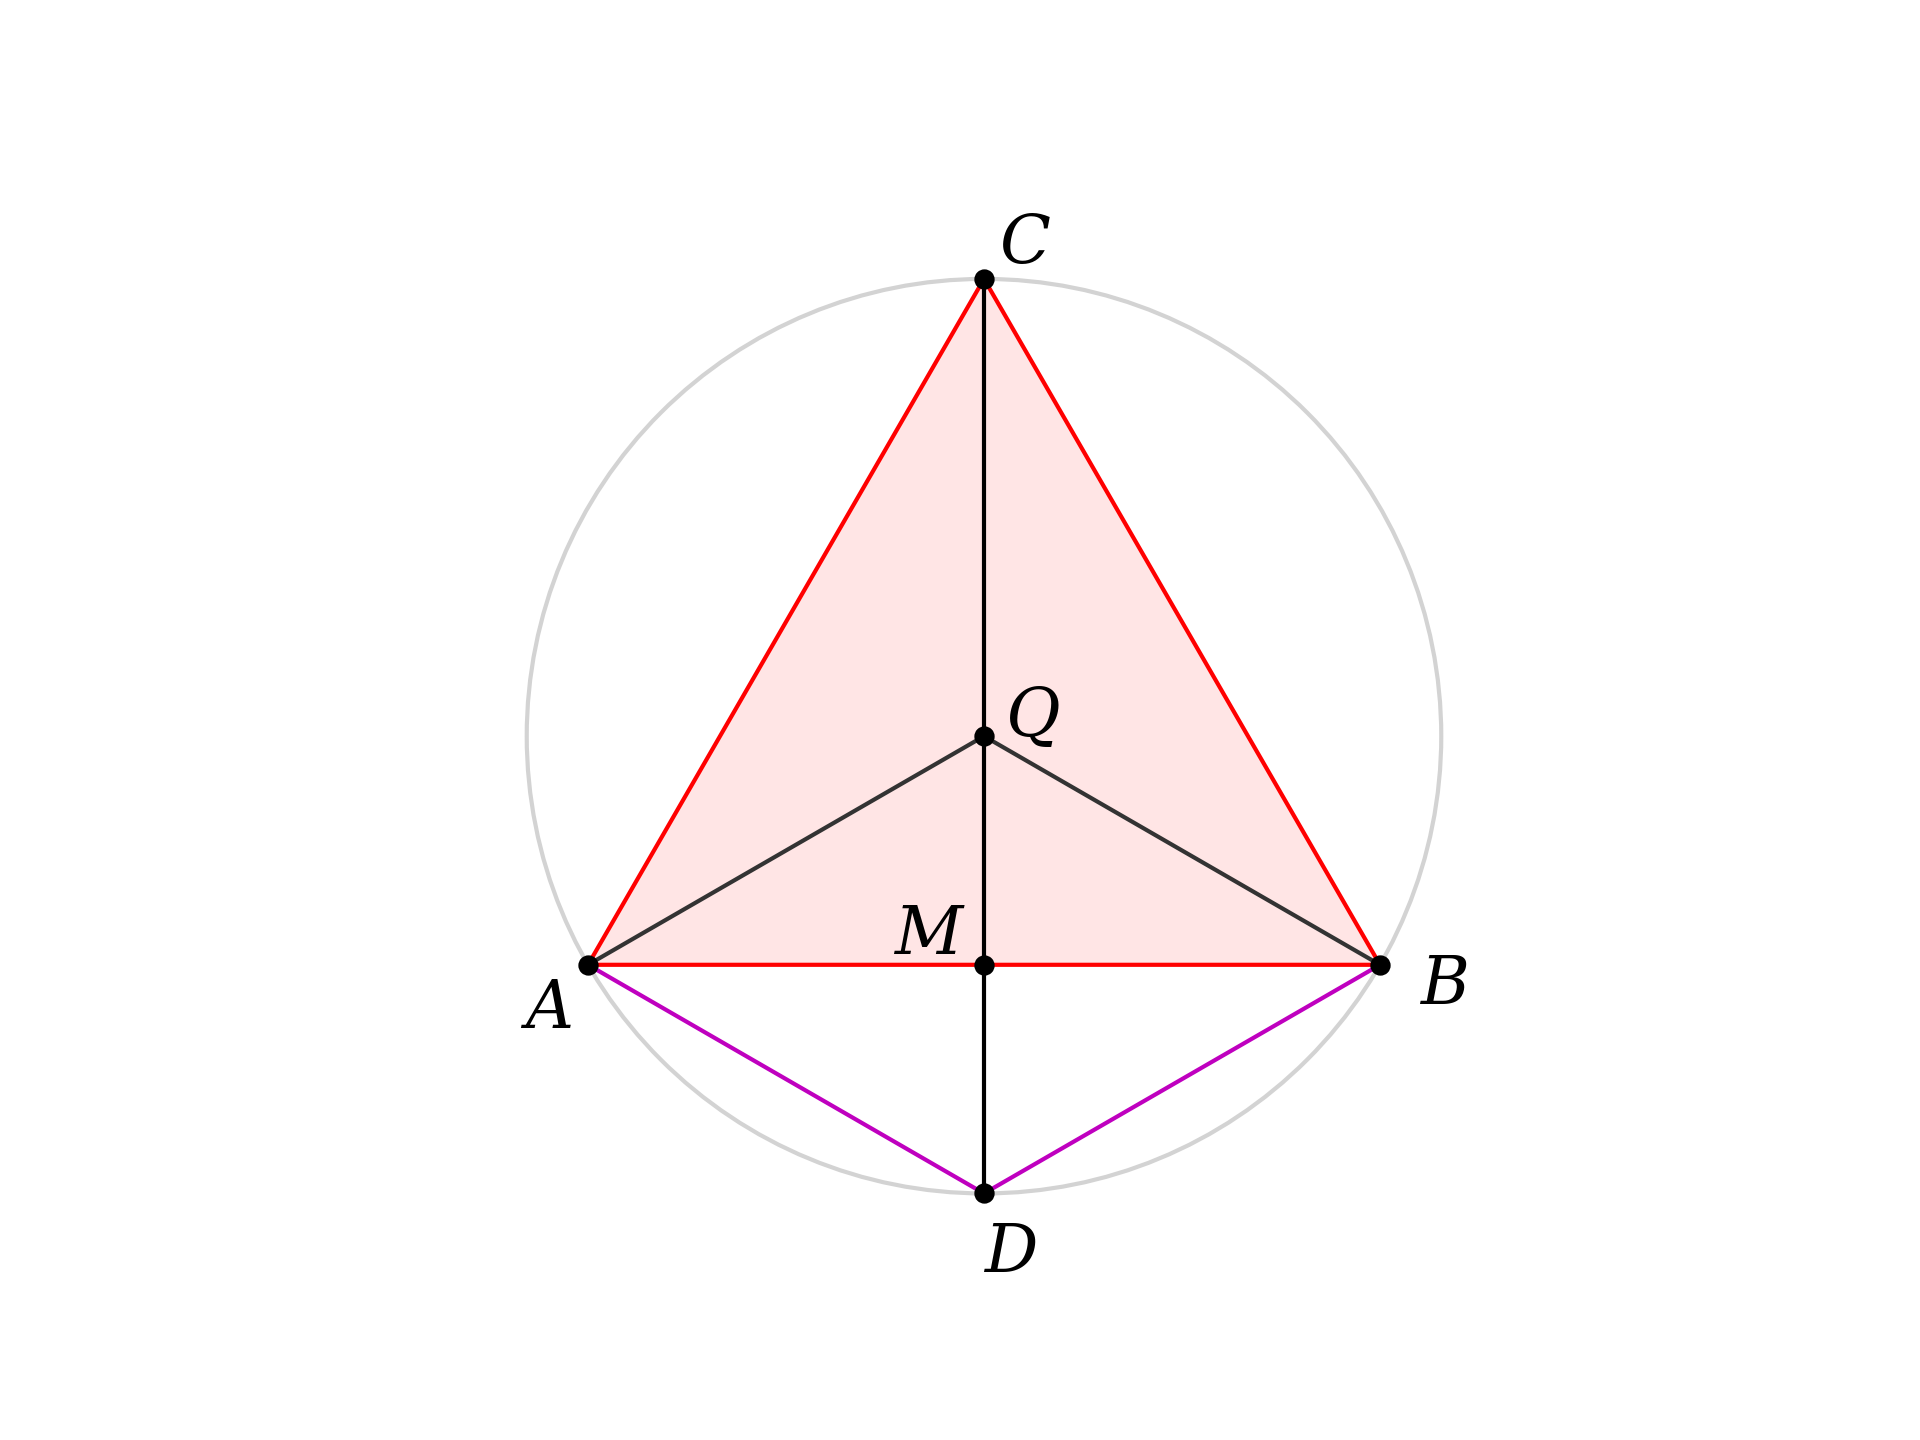

Here is the Python script that generated this plot:
import sys,math,path
import matplotlib.pyplot as plt
import numpy as np

import geometry as geo

fig, ax = geo.init()
ax.set(xlim=(-20,120), ylim=(-40,100))

'''
std functions
geo.outline_polygon(ax,[A,B,C])
geo.fill_polygon(ax,[A,B,C])
geo.draw_line_segments(ax,[[D,F],[C,F]])
rL = geo.mark_right_angle(D,[B,F],n=3)

geo.get_point_by_fractional_length([A,B],f)
geo.get_intersection_for_two_lines([A,B],[C,D])
geo.get_point_perp_on_line_for_point(A,pL)
geo.get_perp_at_point_by_fractional_length(pL,f=0.5)

get_intersection_line_segment_circle(pL,cL)
get_intersection_circle_circle(cL1,cL2)
get_tangent_points_on_circle_for_point(cL1,P)
mark_right_angle(A,pL,n=3)
'''

pL = geo.get_standard_triangle(mode='equilateral')
A,B,C = pL

geo.outline_polygon(ax,[A,B,C])
geo.fill_polygon(ax,[A,B,C])

Q,r = geo.get_circumcircle([A,B,C])
circle = plt.Circle((Q.x,Q.y), r, 
    fc='none',
    ec='lightgray')
ax.add_patch(circle)

D = geo.get_point_by_fractional_length([C,Q],2)
M = geo.get_intersection_for_two_lines([A,B],[C,D])


geo.draw_line_segments(ax,[[A,Q],[B,Q]],ec='0.2')
geo.draw_line_segments(ax,[[C,D]],ec='k')
geo.draw_line_segments(ax,[[A,D],[B,D]],ec='m')

geo.scatter_points(ax,[A,B,C,Q,D,M])


points = [
          ['A',A,'SW',8],
          ['B',B,'SE',5],
          ['C',C,'NE',2],
          ['D',D,'S',7],
          ['M',geo.nudge(M,'N',1),'W',8],
          ['Q',Q,'E',2],
         ]

geo.label_points(points)


#----------

plt.gca().set_axis_off()
ofn = '/Users/telliott/Desktop/equilateral.png'
plt.savefig(ofn, dpi=300)